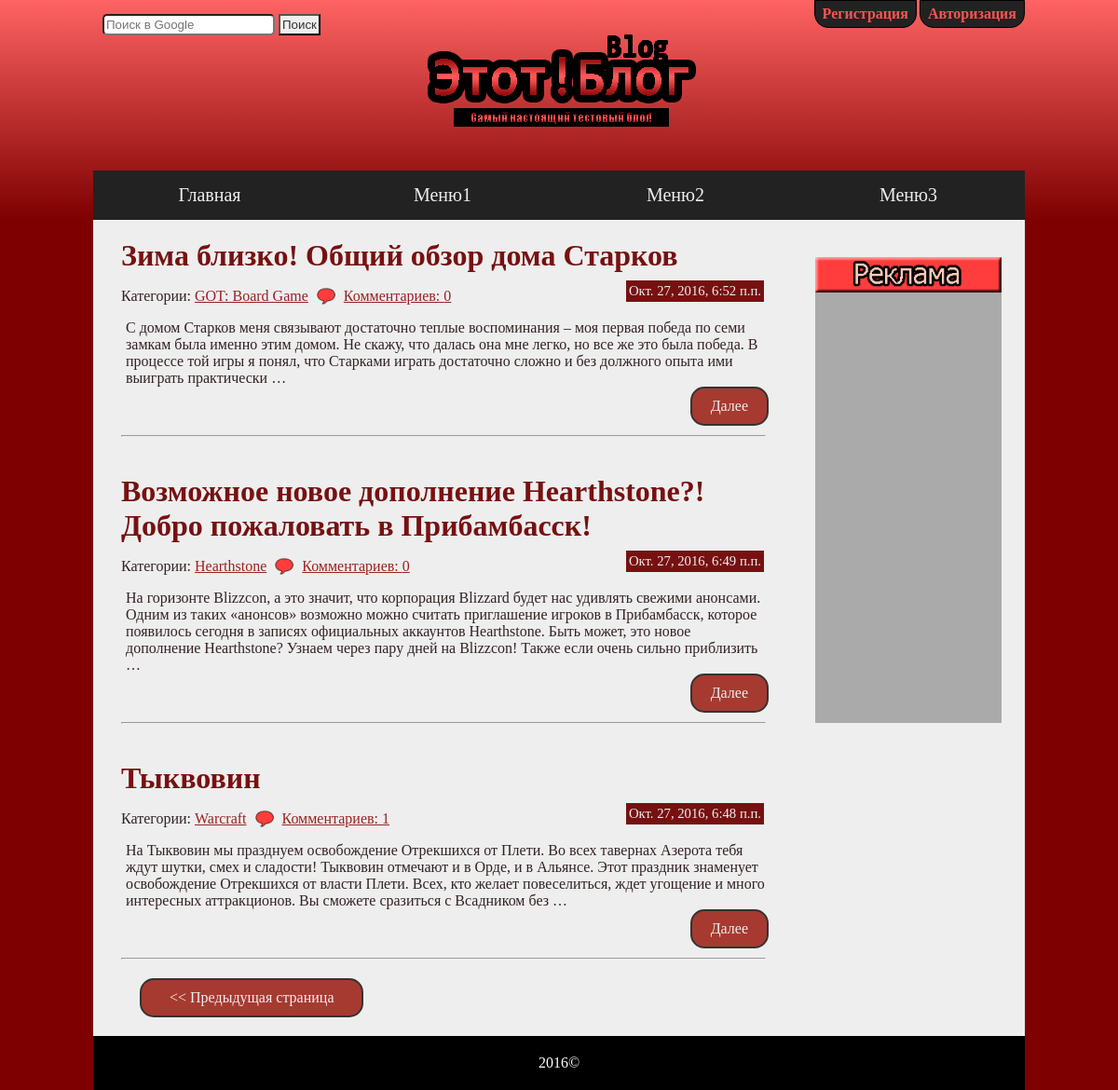
/1/, run on the app's committed database.
### article/models.py (models this page shows, shortened)
class Article(models.Model):
	title = models.CharField(max_length = 100)
	body = models.TextField()
	pub_date = models.DateTimeField(auto_now_add = True)
	patch_date = models.DateTimeField(auto_now = True)
	category = models.ForeignKey(Category)
	is_active = models.BooleanField(default = False)

class Category(models.Model):
	name = models.CharField(max_length = 100, unique = True)
	parent_category = models.ForeignKey('self', blank = True, null = True)
	def __unicode__(self):
		return self.name

### article/views.py (the view)
# urls.py: url(r'^([0-9]+)/$', index, name="page"),
def index(request, num=0):
    num = int(num)
    page = {'previous': num-1, 'next': num+1}
    latest_article_list = Article.objects.filter(is_active=True).order_by('-pub_date')[num*8:num*8+8]
    next_page = Article.objects.filter(is_active=True).order_by('-pub_date')[num*8+8:num*8+16]
    for article in latest_article_list:
        article.count_comments = Comments.objects.filter(enable=True, article=article.id).count()
    if latest_article_list:
        context = {'latest_article_list': latest_article_list, 'next_page': next_page, 'page': page}
        return render(request, 'article/index.html', context)
    else:
        return render(request, 'article/404.html')

### article/templates/article/index.html (shortened to what this page needs)
{% extends "loyout.html" %}
{% load staticfiles %}
{% block "content" %}
    {% if latest_article_list %}
        {% for article in latest_article_list %}
          <div class="article">
            <div class="article-head">
               <h1><a href="{% url 'article' article.id %}">{{ article.title }}</a></h1>
                 Категории: <a href="{% url 'category' article.category_id %}">{{ article.category }}</a>
                <img src="{% static 'img/comment-icon.png' %}" class="comment-ico">
                <a href="{% url 'article' article.id %}#comments">
                Комментариев: {{ article.count_comments }}
                </a>
                <span class='pub-date'>{{ article.pub_date }}</span>
             </div>
            <div class="article-body">
               <p>{{ article.body|truncatewords:"50" }}</p>
                <a href="{% url 'article' article.id %}"><span class="button">Далее</span></a>
            </div>
            <hr>
          </div>
        {% endfor %}
    {% endif %}
    {% if category_id %}
        {% if page.previous < 0 %}
            {% if next_page %}
            <a href="{% url 'category_page' num=page.next category_id=category_id %}"><span class="button big-button" id="next-page">Следующая страница</span></a>
            {% endif %}
        {% elif page.previous == 0 %}
            <a href="{% url 'category' category_id %}"><span class="button back-button" id="next-page"><<  Предыдущая страница</span></a>
            {% if next_page %}
            <a href="{% url 'category_page' num=page.next category_id=category_id %}"><span class="button next-button" id="next-page">Следующая страница  >></span></a>
            {% endif %}
        {% else %}
            <a href="{% url 'category_page' num=page.previous category_id=category_id %}"><span class="button back-button" id="next-page"><<  Предыдущая страница</span></a>
            {% if next_page %}
            <a href="{% url 'category_page' num=page.next category_id=category_id %}"><span class="button next-button" id="next-page">Следующая страница  >></span></a>
            {% endif %}
        {% endif %}
    {% else %}
        {% if page.previous < 0 %}
            {% if next_page %}
            <a href="{% url 'page' page.next %}"><span class="button big-button" id="next-page">Следующая страница</span></a>
            {% endif %}
        {% elif page.previous == 0 %}
            <a href="{% url 'index' %}"><span class="button back-button" id="next-page"><<  Предыдущая страница</span></a>
        {% else %}
            <a href="{% url 'page' page.previous %}"><span class="button back-button" id="next-page"><<  Предыдущая страница</span></a>
            {% if next_page %}
            <a href="{% url 'page' page.next %}"><span class="button next-button" id="next-page">Следующая страница  >></span></a>
            {% endif %}
        {% endif %}
    {% endif %}
{% endblock %}

### static/css/style.css (style rules this page uses)
* { margin:0; padding: 0; }
html { width: 100%; height: 100%; }
body { width: 100%; height: 100%; float: left; font-family: "Bebas"; background-color: #7E0000; color: #322; }
h1 { color: #660000; }
a { text-decoration: none; color: #922; }
a, a:hover, #reg-auth span:hover, #reg-auth span, .article-body .button, .article-body .button:hover, #nav li:hover, #nav li { -webkit-transition: all.6s ease; -moz-transition: all.6s ease; -o-transition: all.6s ease; -ms-transition: all.6s ease; transition: all.6s ease; }
.article { width: 690px; float: left; margin-top: 20px; margin-bottom: 20px; }
.article hr { margin-top: 10px; float: left; width: 100%; text-align: center; }
.article-head a { text-decoration: underline; }
.article-head { float: left; width: 100%; }
.article-head h1 { margin-bottom: 15px; }
.article-head h1 a { text-decoration: none; color: #711; }
.comment-ico { width: 20px; vertical-align: -5px; padding: 0 5px; }
.pub-date { float: right; background-color: #711; color: #eee; padding: 3px; margin-top: -7px; font-size: 0.92em; }
.article-body { width: 100%; float: left; margin-top: 15px; margin-left: 5px; }
.button { padding: 10px 20px; border-radius: 15px; background-color: #A63A30; color: #eee; border: 2px solid #333; float: right; }
#next-page { margin-bottom: 20px; }
.back-button { float: left; margin-left: 20px; padding: 10px 30px; }

### data on the page
Article: title "Зима близко! Общий обзор дома Старков", category "GOT: Board Game", count_comments "0", pub_date "Окт. 27, 2016, 6:52 п.п.", body "С домом Старков меня связывают достаточно теплые воспоминания – моя первая победа по семи замкам была именно этим домом. Не скажу, что далась она мне легко, но все же это была победа. В процессе той игры я понял, что Старками играть достаточно сложно и без должного опыта ими выиграть практически …"
Article: title "Возможное новое дополнение Hearthstone?! Добро пожаловать в Прибамбасск!", category "Hearthstone", count_comments "0", pub_date "Окт. 27, 2016, 6:49 п.п.", body "На горизонте Blizzcon, а это значит, что корпорация Blizzard будет нас удивлять свежими анонсами. Одним из таких «анонсов» возможно можно считать приглашение игроков в Прибамбасск, которое появилось сегодня в записях официальных аккаунтов Hearthstone. Быть может, это новое дополнение Hearthstone? Узнаем через пару дней на Blizzcon! Также если очень сильно приблизить …"
Article: title "Тыквовин", category "Warcraft", count_comments "1", pub_date "Окт. 27, 2016, 6:48 п.п.", body "На Тыквовин мы празднуем освобождение Отрекшихся от Плети. Во всех тавернах Азерота тебя ждут шутки, смех и сладости! Тыквовин отмечают и в Орде, и в Альянсе. Этот праздник знаменует освобождение Отрекшихся от власти Плети. Всех, кто желает повеселиться, ждет угощение и много интересных аттракционов. Вы сможете сразиться с Всадником без …"
